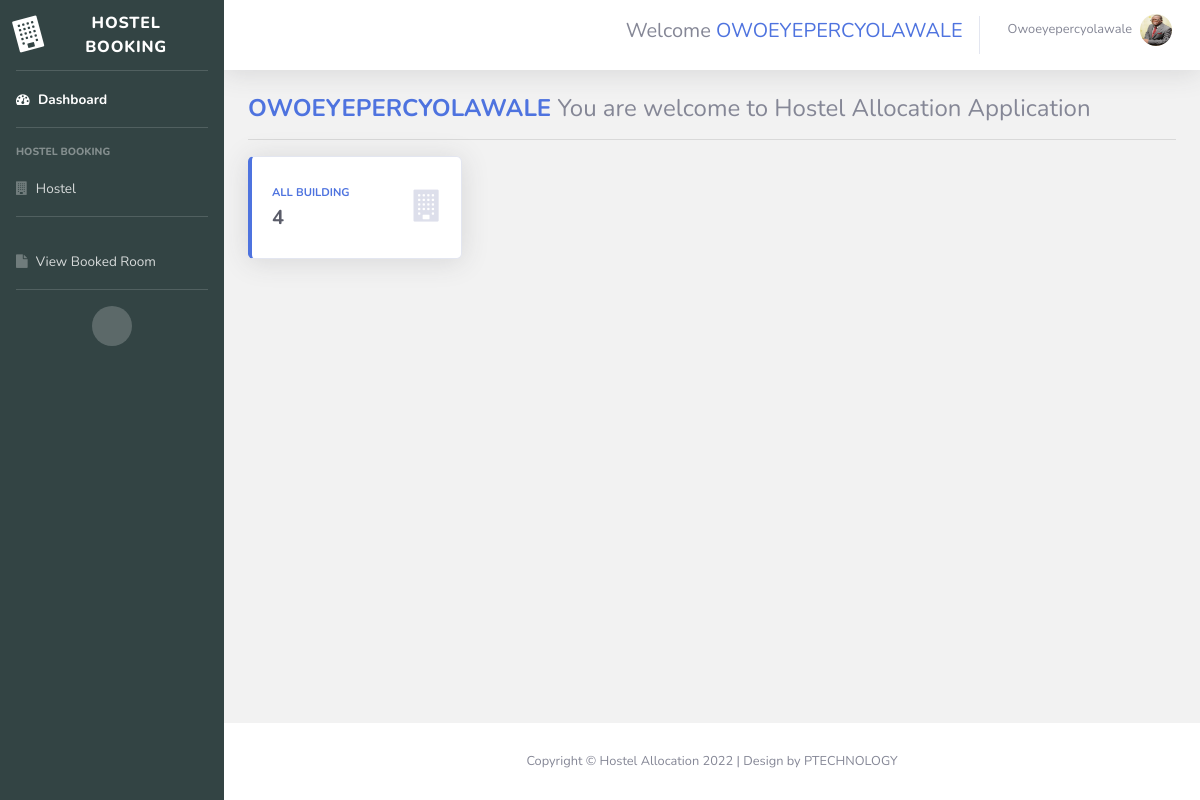
Page /dashboard/ (signed in) on the committed database.
### accounts/models.py (models this page shows)
class User(AbstractUser):
	GENDER_CHOICES = [
		('M','Male'),
		('F','Female')
	]
	name = models.CharField(max_length=255)
	gender = models.CharField(choices=GENDER_CHOICES,max_length=2)
	phone_num = models.IntegerField(null=True)
	avatar = models.ImageField(
		upload_to='account/image/%y-%m-%d',
		default='../static/images/avatar.jpg',
		verbose_name='Account Image',
		null=True
	)

### booking/views.py (the view)
# urls.py: path('dashboard/',views.dashboard,name='dashboard'),
def dashboard(request):
	buildings = models.Building.objects.all()
	context={'buildings':buildings}
	return render(request,'booking/dashboard.html',context)

### booking/templates/booking/dashboard.html
{% extends 'Dashboard/base.html' %}
{% block content %}
<h4> <span class="text-primary text-uppercase font-weight-bold">{{request.user.username}}</span> You are welcome to Hostel Allocation Application</h4>
    <hr>
<div class="row">
    <div class="col-xl-3 col-md-6 mb-4">
        <div class="card border-left-primary shadow h-100 py-2">
            <div class="card-body">
                <div class="row no-gutters align-items-center">
                    <div class="col mr-2">
                        <div class="text-xs font-weight-bold text-primary text-uppercase mb-1">
                            All Building</div>
                        <div class="h5 mb-0 font-weight-bold text-gray-800">{{buildings.all.count}}</div>
                    </div>
                    <div class="col-auto">
                       <i class="fa fa-building fa-2x text-gray-300"></i>
                    </div>
                </div>
            </div>
        </div>
    </div>
</div>
{% endblock content %}

### templates/Dashboard/includes/_topbar.html (shortened to what this page needs)
                <nav class="navbar navbar-expand navbar-light bg-white topbar mb-4 static-top shadow">
                    <ul class="navbar-nav ml-auto">
                        <li class="nav-item my-4 ">
                            <h5 class=" align-self-end">Welcome <span class="text-primary text-uppercase">{{user.username}}</span></h5>
                        </li>
                        <li class="nav-item dropdown no-arrow">
                            {% if user.is_authenticated %}
                            <a class="nav-link dropdown-toggle" href="#" id="userDropdown" role="button"
                                data-toggle="dropdown" aria-haspopup="true" aria-expanded="false">
                                <span class="mr-2 d-none d-lg-inline text-gray-600 small text-capitalize">{{user.username}}</span>
                                <img class="img-profile rounded-circle"
                                    src="{{user.avatar.url}}">
                            </a>
                            {% endif %}
                        </li>
                    </ul>
                </nav>

### rows in the picture
User: username "OWOEYEPERCYOLAWALE", username "Owoeyepercyolawale", avatar (picture), user.username "OWOEYEPERCYOLAWALE"

### other values in the picture
{{ buildings.all.count }} "4"
